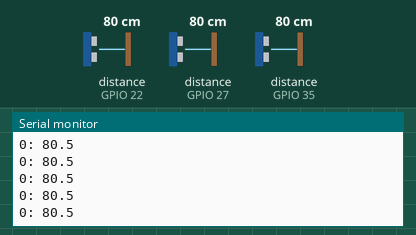
Recording of a sketch running on a simulated ESP32. On the bench: the last lines printed to the serial monitor. Wiring (inferred from the names in the program): 3 × ultrasonic range finder: trigger GPIO 23, echo GPIO 22 / trigger GPIO 26, echo GPIO 27 / trigger GPIO 32, echo GPIO 35. Inputs (shaded band) come from the test bench; at power-on: distance to the obstacle (sensors on GPIO 22, GPIO 27, GPIO 35) 80 cm. The echo pulse lasts 58.3 µs per cm; WiFi joins after 1.5 s; servers stay silent unless stated.

Above: at 1.2 s.
1.3 s: distance to the obstacle (sensor on GPIO 22) set to 4 cm
At 1.51 s:
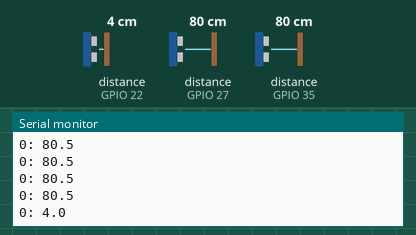
2.8 s: distance to the obstacle (sensor on GPIO 22) set to 9 cm
At 2.86 s:
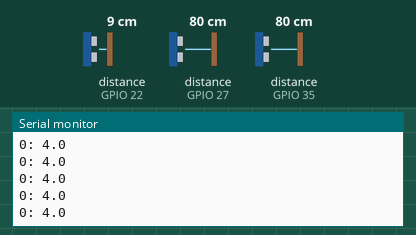
Timing chart, 0 to 5.8 s (numbered marks = the images above; inputs shaded):
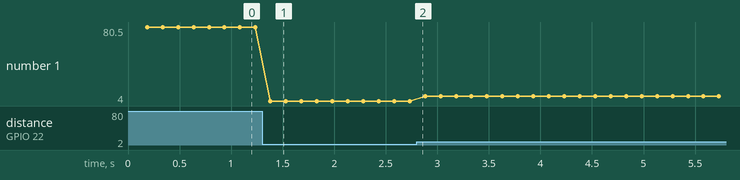

Measured:
- after the input at 1.3 s, the serial monitor: prints a new line after 0.08 s (image 1)
- plotted number 1: 80.5 → 4 after the input at 1.3 s, 4 → 9.1 after the input at 2.8 s

The sketch:

molefield_sensor.ino
```cpp
#include <WiFi.h>
#include <WiFiUdp.h>

#define TRIG_PIN1 32
#define ECHO_PIN1 35
#define TRIG_PIN2 26
#define TRIG_PIN3 23
#define ECHO_PIN2 27
#define ECHO_PIN3 22
#define MAX_DIST_CM 800

#define BOX_ID 0  // Set to 0 for the AP (Box 0), or 1 for the station (Box 1)

const char* WIFI_SSID = "Molefield";
const char* WIFI_PASS = "molefield123";

float tempC = 23.0;  // fallback temperature

WiFiUDP udpTx;
WiFiUDP udpSync;
// Broadcast on the Molefield subnet. In AP_STA mode box 0 can send a
// 255.255.255.255 broadcast out of its unconnected STA side instead of the AP,
// so both boxes use the subnet broadcast, which goes out on the Molefield network.
IPAddress host(192, 168, 4, 255);
const uint16_t port = 5000;            // Port matching bridge/config.py DEFAULTS["udp"]
const uint16_t sync_port = 4211;       // PC broadcasts sync beacon here

uint16_t lastSeq = 0xFFFF;
unsigned long lastCycleTime = 0;

void setup() {
  Serial.begin(115200);
  pinMode(TRIG_PIN1, OUTPUT);
  pinMode(TRIG_PIN2, OUTPUT);
  pinMode(TRIG_PIN3, OUTPUT);
  pinMode(ECHO_PIN1, INPUT);
  pinMode(ECHO_PIN2, INPUT);
  pinMode(ECHO_PIN3, INPUT);
  digitalWrite(TRIG_PIN1, LOW);
  digitalWrite(TRIG_PIN2, LOW);
  digitalWrite(TRIG_PIN3, LOW);

#if BOX_ID == 0
  WiFi.mode(WIFI_AP_STA);
  WiFi.setSleep(false);  // no power-save delay on the sync beacon
  WiFi.softAP(WIFI_SSID, WIFI_PASS);
  Serial.printf("\n========================================\n");
  Serial.printf("Sensor Box 0 created Wi-Fi AP '%s'\n", WIFI_SSID);
#else
  WiFi.mode(WIFI_STA);
  WiFi.setSleep(false);  // no power-save delay on the sync beacon
  WiFi.begin(WIFI_SSID, WIFI_PASS);
  Serial.printf("\nSensor Box %d connecting to AP '%s'...", BOX_ID, WIFI_SSID);
  while (WiFi.status() != WL_CONNECTED) {
    delay(300);
    Serial.print(".");
  }
  Serial.printf("\nSensor Box %d connected to AP!\n", BOX_ID);
#endif

  udpTx.begin(port);
  udpSync.begin(sync_port);  // Start listening for the PC's sync beacon!
}

const int TRIG_PINS[3] = { TRIG_PIN1, TRIG_PIN2, TRIG_PIN3 };
const int ECHO_PINS[3] = { ECHO_PIN1, ECHO_PIN2, ECHO_PIN3 };

// Sensors fire one at a time, box by box, inside each 100 ms beacon cycle:
//   b0 s1 | b0 s2 | b0 s3 | guard | b1 s1 | b1 s2 | b1 s3 | guard
//   0       15      30      45      50      65      80      95   100 ms
// The guards absorb the Wi-Fi timing difference between the two boxes.
const uint32_t ECHO_TIMEOUT_US = 14000;  // ~2.4 m; the bridge drops > 2.3 m anyway
const uint16_t SENSOR_GAP_MS = 15;       // timeout + 1 ms between sensors on a box
const uint16_t BOX_SLOT_MS = 50;         // box 1 starts here, after a 5 ms guard
const float MIN_DIST_CM = 4.0;           // closer than this is a stray echo, not a body

// One sensor; MAX_DIST_CM where there was no (believable) echo.
float pingCm(int trigPin, int echoPin, float temp) {
  float sos = 331.4 + 0.606 * temp;  // speed of sound m/s

  digitalWrite(trigPin, LOW);
  delayMicroseconds(4);
  digitalWrite(trigPin, HIGH);
  delayMicroseconds(10);
  digitalWrite(trigPin, LOW);

  long dur = pulseIn(echoPin, HIGH, ECHO_TIMEOUT_US);
  if (dur == 0) return MAX_DIST_CM;

  float cm = (dur * sos) / (2.0 * 10000.0);
  return cm < MIN_DIST_CM ? MAX_DIST_CM : cm;
}

void runCycle() {
  const uint32_t slotStart = millis();
  const uint32_t myStart = slotStart + BOX_ID * BOX_SLOT_MS;

  float dist[3];
  for (int i = 0; i < 3; i++) {
    while ((int32_t)(millis() - (myStart + i * SENSOR_GAP_MS)) < 0) {}
    dist[i] = pingCm(TRIG_PINS[i], ECHO_PINS[i], tempC);
  }

  // Nearest of the three sensors (MAX_DIST_CM when none of them got an echo)
  float nearest = min(dist[0], min(dist[1], dist[2]));

  // Send only box id and value, e.g. "1: 142.5" (cm)
  char payload[32];
  snprintf(payload, sizeof(payload), "%d: %.1f", BOX_ID, nearest);

  // One send per cycle, so the bridge doesn't count box 0 twice
  udpTx.beginPacket(host, port);
  udpTx.print(payload);
  udpTx.endPacket();

  // Minimal Serial debug so it doesn't block the strict timing
  static unsigned long lastSerialPrint = 0;
  if (millis() - lastSerialPrint >= 100) {
    lastSerialPrint = millis();
    Serial.println(payload);
  }
}

void loop() {
  // 1. Check for PC synchronization beacon (broadcast on port 4211)
  int sz = udpSync.parsePacket();
  if (sz > 0) {
    char buf[64];
    int len = udpSync.read(buf, sizeof(buf) - 1);
    if (len > 0) {
      buf[len] = 0;
      char* p = strstr(buf, "\"sync\":");
      if (p) {
        uint16_t seq = (uint16_t)atoi(p + 7);
        if (seq != lastSeq) {
          lastSeq = seq;
          lastCycleTime = millis();
          runCycle();  // Run the ping sequence synced with the PC!
          return;
        }
      }
    }
  }

  // 2. Fallback: If no sync beacon arrives from PC within 150ms, ping autonomously anyway
  if (millis() - lastCycleTime >= 150) {
    lastCycleTime = millis();
    runCycle();
  }

  delay(1);
}
```
